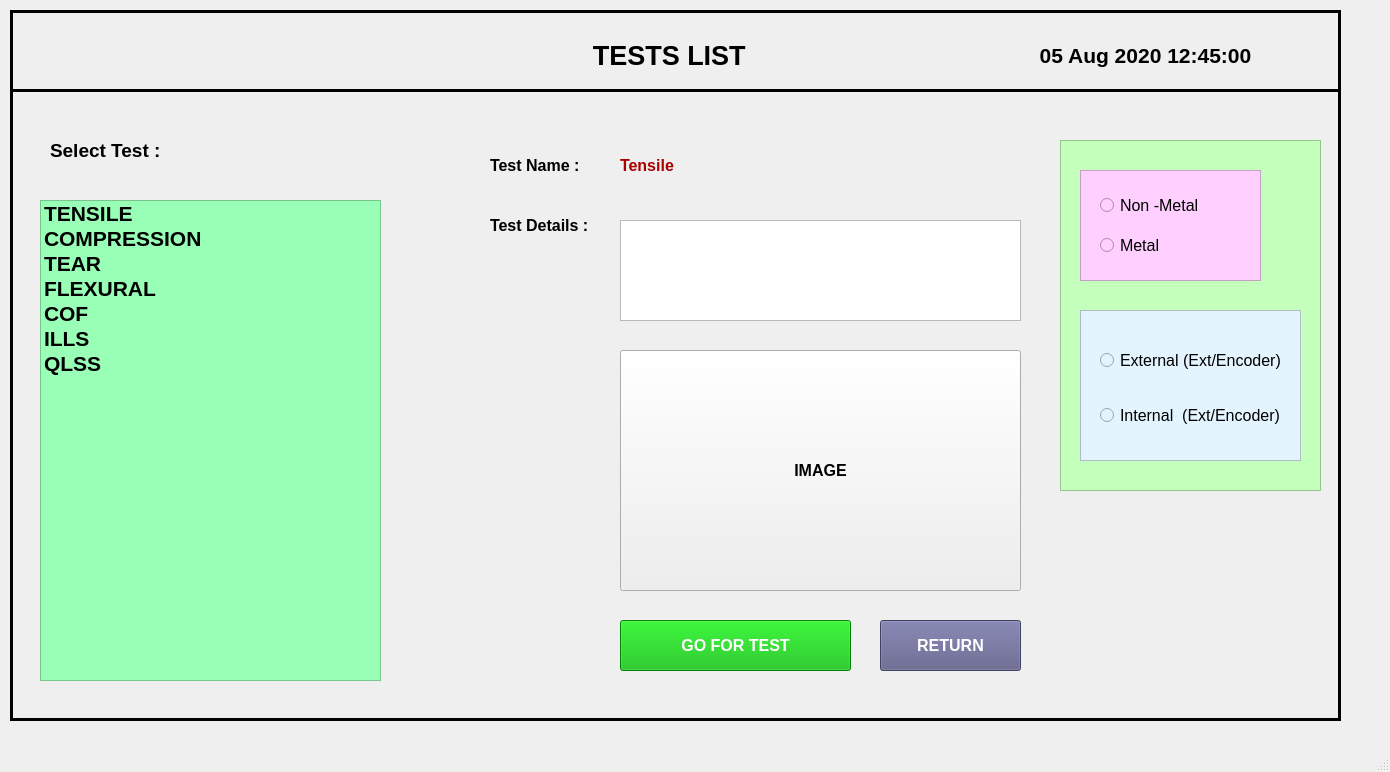
<?xml version="1.0" encoding="UTF-8"?>
<ui version="4.0">
 <class>MainWindow</class>
 <widget class="QMainWindow" name="MainWindow">
  <property name="geometry">
   <rect>
    <x>0</x>
    <y>0</y>
    <width>1390</width>
    <height>772</height>
   </rect>
  </property>
  <property name="baseSize">
   <size>
    <width>0</width>
    <height>0</height>
   </size>
  </property>
  <property name="windowTitle">
   <string>MainWindow</string>
  </property>
  <property name="styleSheet">
   <string notr="true"/>
  </property>
  <widget class="QWidget" name="centralwidget">
   <widget class="QFrame" name="frame">
    <property name="geometry">
     <rect>
      <x>10</x>
      <y>10</y>
      <width>1331</width>
      <height>711</height>
     </rect>
    </property>
    <property name="font">
     <font>
      <family>MS Sans Serif</family>
     </font>
    </property>
    <property name="styleSheet">
     <string notr="true">color: rgb(0, 0, 0);
</string>
    </property>
    <property name="frameShape">
     <enum>QFrame::Box</enum>
    </property>
    <property name="frameShadow">
     <enum>QFrame::Plain</enum>
    </property>
    <property name="lineWidth">
     <number>3</number>
    </property>
    <widget class="QLabel" name="label_20">
     <property name="geometry">
      <rect>
       <x>970</x>
       <y>20</y>
       <width>331</width>
       <height>51</height>
      </rect>
     </property>
     <property name="font">
      <font>
       <family>Arial</family>
       <pointsize>16</pointsize>
       <weight>75</weight>
       <bold>true</bold>
      </font>
     </property>
     <property name="styleSheet">
      <string notr="true">color: rgb(0, 0, 0);</string>
     </property>
     <property name="text">
      <string>05 Aug 2020 12:45:00</string>
     </property>
     <property name="alignment">
      <set>Qt::AlignCenter</set>
     </property>
    </widget>
    <widget class="QPushButton" name="pushButton_4">
     <property name="geometry">
      <rect>
       <x>610</x>
       <y>610</y>
       <width>231</width>
       <height>51</height>
      </rect>
     </property>
     <property name="font">
      <font>
       <family>Arial</family>
       <pointsize>12</pointsize>
       <weight>75</weight>
       <bold>true</bold>
      </font>
     </property>
     <property name="styleSheet">
      <string notr="true">color: rgb(255, 255, 255);
background-color: rgb(0, 180, 0);</string>
     </property>
     <property name="text">
      <string>GO FOR TEST</string>
     </property>
    </widget>
    <widget class="Line" name="line">
     <property name="geometry">
      <rect>
       <x>0</x>
       <y>70</y>
       <width>1331</width>
       <height>20</height>
      </rect>
     </property>
     <property name="frameShadow">
      <enum>QFrame::Plain</enum>
     </property>
     <property name="lineWidth">
      <number>3</number>
     </property>
     <property name="orientation">
      <enum>Qt::Horizontal</enum>
     </property>
    </widget>
    <widget class="QPushButton" name="pushButton_14">
     <property name="geometry">
      <rect>
       <x>870</x>
       <y>610</y>
       <width>141</width>
       <height>51</height>
      </rect>
     </property>
     <property name="font">
      <font>
       <family>Arial</family>
       <pointsize>12</pointsize>
       <weight>75</weight>
       <bold>true</bold>
      </font>
     </property>
     <property name="styleSheet">
      <string notr="true">background-color: rgb(90, 90, 134);
color: rgb(255, 255, 255);</string>
     </property>
     <property name="text">
      <string>RETURN</string>
     </property>
    </widget>
    <widget class="QListWidget" name="listWidget">
     <property name="geometry">
      <rect>
       <x>30</x>
       <y>190</y>
       <width>341</width>
       <height>481</height>
      </rect>
     </property>
     <property name="font">
      <font>
       <family>Arial</family>
       <pointsize>16</pointsize>
       <weight>75</weight>
       <bold>true</bold>
      </font>
     </property>
     <property name="styleSheet">
      <string notr="true">background-color: rgb(153, 255, 182);</string>
     </property>
     <item>
      <property name="text">
       <string>TENSILE</string>
      </property>
     </item>
     <item>
      <property name="text">
       <string>COMPRESSION</string>
      </property>
     </item>
     <item>
      <property name="text">
       <string>TEAR</string>
      </property>
     </item>
     <item>
      <property name="text">
       <string>FLEXURAL</string>
      </property>
     </item>
     <item>
      <property name="text">
       <string>COF</string>
      </property>
     </item>
     <item>
      <property name="text">
       <string>ILLS</string>
      </property>
     </item>
     <item>
      <property name="text">
       <string>QLSS</string>
      </property>
     </item>
    </widget>
    <widget class="QLabel" name="label_9">
     <property name="geometry">
      <rect>
       <x>480</x>
       <y>140</y>
       <width>101</width>
       <height>31</height>
      </rect>
     </property>
     <property name="font">
      <font>
       <family>Arial</family>
       <pointsize>12</pointsize>
       <weight>75</weight>
       <bold>true</bold>
      </font>
     </property>
     <property name="styleSheet">
      <string notr="true">color: rgb(0, 0, 0);</string>
     </property>
     <property name="text">
      <string>Test Name :</string>
     </property>
     <property name="alignment">
      <set>Qt::AlignLeading|Qt::AlignLeft|Qt::AlignVCenter</set>
     </property>
    </widget>
    <widget class="QLabel" name="label_10">
     <property name="geometry">
      <rect>
       <x>480</x>
       <y>200</y>
       <width>131</width>
       <height>31</height>
      </rect>
     </property>
     <property name="font">
      <font>
       <family>Arial</family>
       <pointsize>12</pointsize>
       <weight>75</weight>
       <bold>true</bold>
      </font>
     </property>
     <property name="styleSheet">
      <string notr="true">color: rgb(0, 0, 0);</string>
     </property>
     <property name="text">
      <string>Test Details :</string>
     </property>
     <property name="alignment">
      <set>Qt::AlignLeading|Qt::AlignLeft|Qt::AlignVCenter</set>
     </property>
    </widget>
    <widget class="QLabel" name="label_11">
     <property name="geometry">
      <rect>
       <x>610</x>
       <y>140</y>
       <width>101</width>
       <height>31</height>
      </rect>
     </property>
     <property name="font">
      <font>
       <family>Arial</family>
       <pointsize>12</pointsize>
       <weight>75</weight>
       <bold>true</bold>
      </font>
     </property>
     <property name="styleSheet">
      <string notr="true">color: rgb(170, 0, 0);</string>
     </property>
     <property name="text">
      <string>Tensile </string>
     </property>
     <property name="alignment">
      <set>Qt::AlignLeading|Qt::AlignLeft|Qt::AlignVCenter</set>
     </property>
    </widget>
    <widget class="QLabel" name="label_4">
     <property name="geometry">
      <rect>
       <x>40</x>
       <y>110</y>
       <width>141</width>
       <height>61</height>
      </rect>
     </property>
     <property name="font">
      <font>
       <family>Arial</family>
       <pointsize>14</pointsize>
       <weight>75</weight>
       <bold>true</bold>
      </font>
     </property>
     <property name="styleSheet">
      <string notr="true">color: rgb(0, 0, 0);</string>
     </property>
     <property name="text">
      <string>Select Test :</string>
     </property>
     <property name="alignment">
      <set>Qt::AlignLeading|Qt::AlignLeft|Qt::AlignVCenter</set>
     </property>
    </widget>
    <widget class="QLabel" name="label_5">
     <property name="geometry">
      <rect>
       <x>490</x>
       <y>20</y>
       <width>331</width>
       <height>51</height>
      </rect>
     </property>
     <property name="font">
      <font>
       <family>Arial</family>
       <pointsize>20</pointsize>
       <weight>75</weight>
       <bold>true</bold>
      </font>
     </property>
     <property name="styleSheet">
      <string notr="true">color: rgb(0, 0, 0);</string>
     </property>
     <property name="text">
      <string> TESTS LIST</string>
     </property>
     <property name="alignment">
      <set>Qt::AlignCenter</set>
     </property>
    </widget>
    <widget class="QPushButton" name="pushButton_15">
     <property name="geometry">
      <rect>
       <x>610</x>
       <y>340</y>
       <width>401</width>
       <height>241</height>
      </rect>
     </property>
     <property name="font">
      <font>
       <family>Arial</family>
       <pointsize>12</pointsize>
       <weight>75</weight>
       <bold>true</bold>
      </font>
     </property>
     <property name="styleSheet">
      <string notr="true"/>
     </property>
     <property name="text">
      <string>IMAGE</string>
     </property>
    </widget>
    <widget class="QTextEdit" name="textEdit">
     <property name="geometry">
      <rect>
       <x>610</x>
       <y>210</y>
       <width>401</width>
       <height>101</height>
      </rect>
     </property>
    </widget>
    <widget class="QFrame" name="frame_2">
     <property name="geometry">
      <rect>
       <x>1050</x>
       <y>130</y>
       <width>261</width>
       <height>351</height>
      </rect>
     </property>
     <property name="styleSheet">
      <string notr="true">background-color: rgb(196, 255, 187);</string>
     </property>
     <property name="frameShape">
      <enum>QFrame::StyledPanel</enum>
     </property>
     <property name="frameShadow">
      <enum>QFrame::Raised</enum>
     </property>
     <widget class="QFrame" name="frame_3">
      <property name="geometry">
       <rect>
        <x>20</x>
        <y>30</y>
        <width>181</width>
        <height>111</height>
       </rect>
      </property>
      <property name="styleSheet">
       <string notr="true">background-color: rgb(254, 207, 255);</string>
      </property>
      <property name="frameShape">
       <enum>QFrame::StyledPanel</enum>
      </property>
      <property name="frameShadow">
       <enum>QFrame::Raised</enum>
      </property>
      <widget class="QRadioButton" name="radioButton">
       <property name="geometry">
        <rect>
         <x>20</x>
         <y>20</y>
         <width>131</width>
         <height>31</height>
        </rect>
       </property>
       <property name="font">
        <font>
         <pointsize>12</pointsize>
        </font>
       </property>
       <property name="text">
        <string>Non -Metal</string>
       </property>
      </widget>
      <widget class="QRadioButton" name="radioButton_2">
       <property name="geometry">
        <rect>
         <x>20</x>
         <y>60</y>
         <width>131</width>
         <height>31</height>
        </rect>
       </property>
       <property name="font">
        <font>
         <pointsize>12</pointsize>
        </font>
       </property>
       <property name="text">
        <string>Metal</string>
       </property>
      </widget>
     </widget>
     <widget class="QFrame" name="frame_5">
      <property name="geometry">
       <rect>
        <x>20</x>
        <y>170</y>
        <width>221</width>
        <height>151</height>
       </rect>
      </property>
      <property name="styleSheet">
       <string notr="true">background-color: rgb(228, 244, 255);</string>
      </property>
      <property name="frameShape">
       <enum>QFrame::StyledPanel</enum>
      </property>
      <property name="frameShadow">
       <enum>QFrame::Raised</enum>
      </property>
      <widget class="QRadioButton" name="radioButton_5">
       <property name="geometry">
        <rect>
         <x>20</x>
         <y>30</y>
         <width>181</width>
         <height>41</height>
        </rect>
       </property>
       <property name="font">
        <font>
         <pointsize>12</pointsize>
        </font>
       </property>
       <property name="text">
        <string>External (Ext/Encoder)</string>
       </property>
      </widget>
      <widget class="QRadioButton" name="radioButton_6">
       <property name="geometry">
        <rect>
         <x>20</x>
         <y>80</y>
         <width>191</width>
         <height>51</height>
        </rect>
       </property>
       <property name="font">
        <font>
         <pointsize>12</pointsize>
        </font>
       </property>
       <property name="text">
        <string>Internal  (Ext/Encoder)</string>
       </property>
      </widget>
     </widget>
    </widget>
   </widget>
  </widget>
  <widget class="QMenuBar" name="menubar">
   <property name="geometry">
    <rect>
     <x>0</x>
     <y>0</y>
     <width>1390</width>
     <height>21</height>
    </rect>
   </property>
  </widget>
  <widget class="QStatusBar" name="statusbar"/>
 </widget>
 <resources/>
 <connections/>
</ui>
